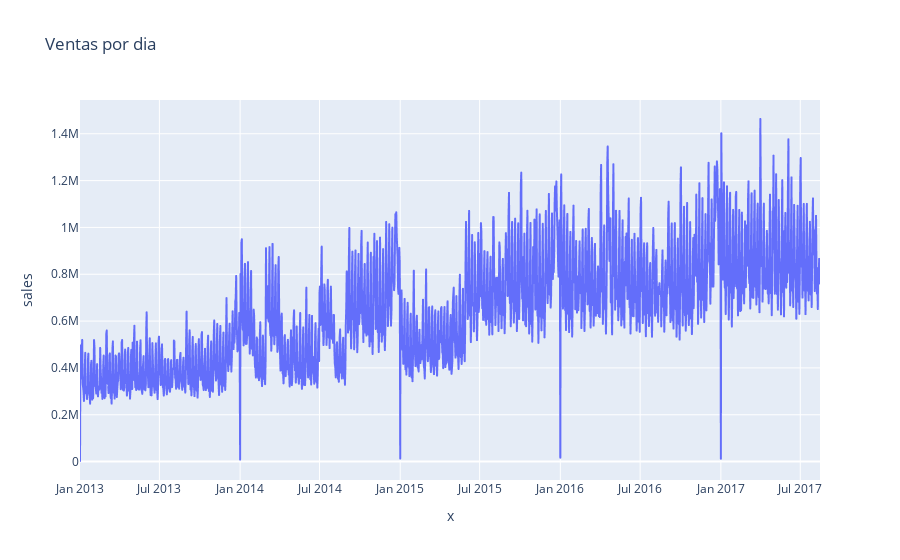

Notebook source saved alongside this figure:
### Code cell
# Grafico de Lineas con Plotly
# https://pandas.pydata.org/docs/reference/api/pandas.DataFrame.plot.line.html
fig = px.line(
    por_dia, 
    x=por_dia.index.values,
    y="sales", 
    title='Ventas por dia'
)
fig.show()

### Figure 1 — Plotly figure (JSON) as saved in the notebook; plotly's stock layout.template omitted (floating-point values rounded to 4 significant figures; data arrays with more than 128 entries replaced by an {"elided": "..."} marker saying what was removed)
{"data": [{"hovertemplate": "x=%{x}<br>sales=%{y}<extra></extra>", "legendgroup": "", "line": {"color": "#636efa", "dash": "solid"}, "marker": {"symbol": "circle"}, "mode": "lines", "name": "", "showlegend": false, "type": "scattergl", "x": {"elided": "1684 str values"}, "xaxis": "x", "y": {"elided": "1684 float values"}, "yaxis": "y"}], "layout": {"legend": {"tracegroupgap": 0}, "title": {"text": "Ventas por dia"}, "xaxis": {"anchor": "y", "domain": [0, 1], "title": {"text": "x"}}, "yaxis": {"anchor": "x", "domain": [0, 1], "title": {"text": "sales"}}}}
